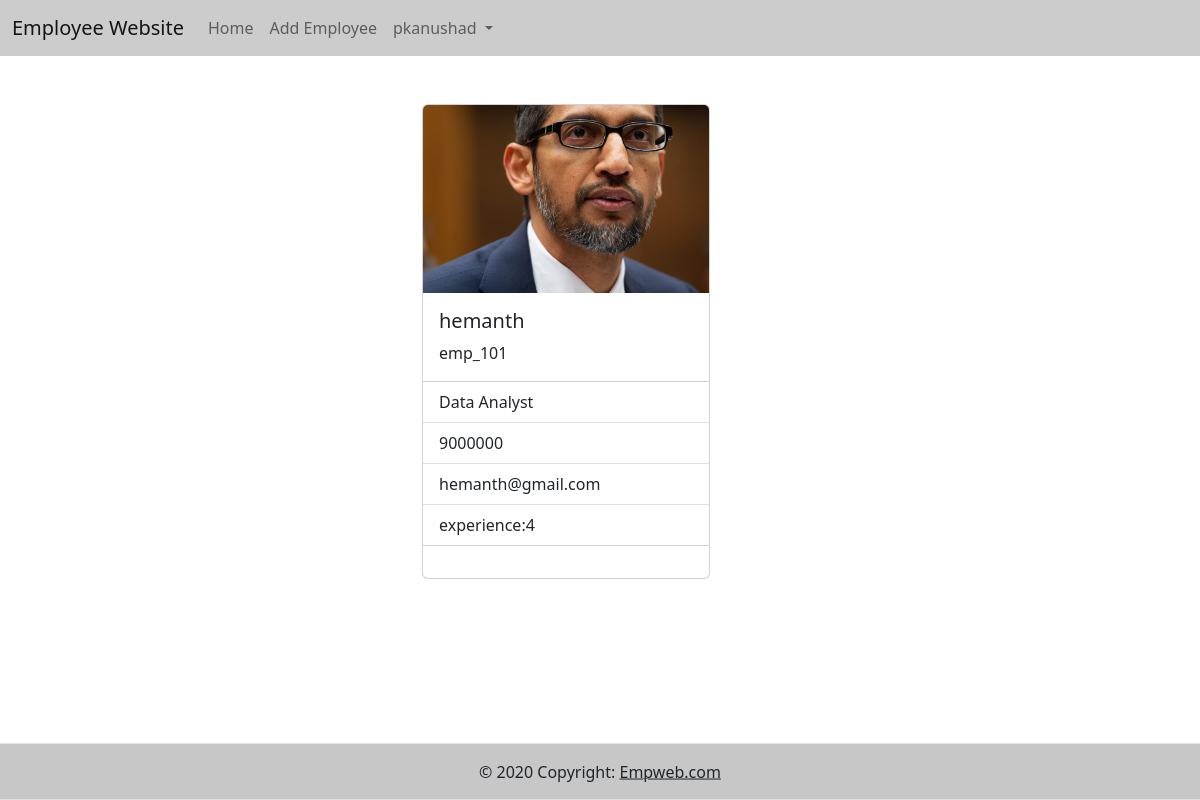
The app's page /details/emp_101 (signed in) with its own data.
### emp_app/models.py (models this page shows, shortened)
class Employee(models.Model):
    eid=models.CharField(max_length=120,primary_key=True)
    profile_pic=models.ImageField(upload_to="profilepics",null=True)
    employee_name=models.CharField(max_length=120)
    designation = models.CharField(max_length=120)
    salary = models.IntegerField()
    email=models.EmailField(unique=True)
    experience=models.PositiveIntegerField(null=True)  #null value canbe possible

### emp_app/views.py (the view)
# urls.py: path('details/<str:emp_id>',views.EmployeeDetailsView.as_view(),name="emp-detail"),
@method_decorator(signin_required,name="dispatch")
class EmployeeDetailsView(View):
    def get(self,request,*args,**kwargs):
        print(kwargs)
        qs = Employee.objects.get(eid=kwargs.get("emp_id"))
        return render(request,"emp-details.html",{"employee":qs})

### emp_app/views.py (called while the page is built)
def signin_required(func):
    def wrapper(request,*args,**kwargs):
        if request.user.is_authenticated:
            return func(request,*args,**kwargs)
        else:
            messages.error(request,"you must login")
            return redirect("sign-in")
    return wrapper

### emp_app/templates/emp-details.html
{%extends 'base.html'%}
{%block body_block%}
<div class="container">
    <div class="row">
        <div class="col-4"></div>
        <div class="col-4">
            <div class="card" style="width: 18rem;">
               <img src="{{employee.profile_pic.url}}" class="card-img-top" alt="...">
                   <div class="card-body">
                      <h5 class="card-title">{{employee.employee_name}}</h5>
                      <p class="card-text">{{employee.eid}}</p>
  </div>
  <ul class="list-group list-group-flush">
    <li class="list-group-item">{{employee.designation}}</li>
    <li class="list-group-item">{{employee.salary}}</li>
    <li class="list-group-item">{{employee.email}}</li>
      <li class="list-group-item">experience:{{employee.experience}}</li>
  </ul>
  <div class="card-body">
  </div>
</div>
        </div>
        <div class="col-4"></div>
    </div>
</div>
{%endblock%}

### emp_app/templates/base.html (shortened to what this page needs)
<!DOCTYPE html>
{% load static %}
<html lang="en">
<head>
    <link href="{%static 'css/styles.css'%}" rel="stylesheet"/>
<link href="https://cdn.jsdelivr.net/npm/bootstrap@5.2.0/dist/css/bootstrap.min.css" rel="stylesheet">
</head>
<body>
<div class="container-fluid">
    <div class="row">
<nav class="navbar navbar-expand-lg navbar-light " style="background-color: rgba(0, 0, 0, 0.2);">
  <div class="container-fluid">
    <a class="navbar-brand" href="{%url 'emp-list'%}">Employee Website</a>
    <div class="collapse navbar-collapse" id="navbarNavDropdown">
      <ul class="navbar-nav">
        <li class="nav-item">
          <a class="nav-link" href="{%url 'emp-list'%}">Home</a>
        </li>
        <li class="nav-item">
          <a class="nav-link" href="{%url 'emp-add'%}">Add Employee</a>
        </li>
        <li class="nav-item dropdown">
          <a class="nav-link dropdown-toggle" href="#" id="navbarDropdownMenuLink" role="button" data-bs-toggle="dropdown" aria-expanded="false">
            {{request.user}}
          </a>
        </li>
      </ul>
    </div>
  </div>
</nav>
        <div class="container-fluid mt-5">
            {%block body_block%}
            {%endblock%}
        </div>
    </div>
</div>
<footer class=" sticky-footer bg-light text-center text-lg-start">
  <div class="text-center p-3" style="background-color: rgba(0, 0, 0, 0.2);">
    © 2020 Copyright:
    <a class="text-dark" href="">Empweb.com</a>
  </div>
</footer>
</body>
</html>

### emp_app/static/css/styles.css (style rules this page uses)
body { min-height:100vh; }
.sticky-footer { position:sticky; top:100%; }

### records on screen
Employee: profile_pic (picture), employee_name "hemanth", eid "emp_101", designation "Data Analyst", salary "9000000", email "hemanth@gmail.com", experience "4"

### other values on screen
{{ request.user }} "pkanushad"
